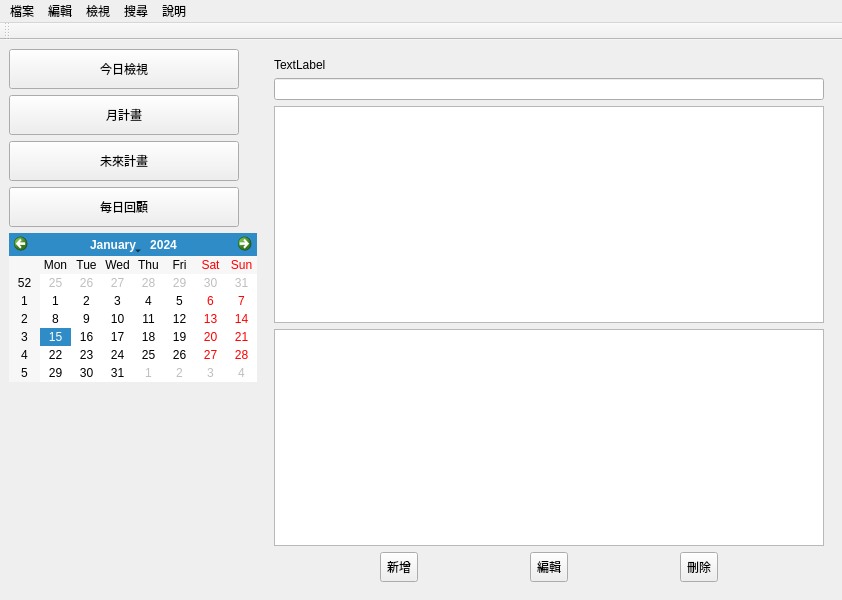
<?xml version="1.0" encoding="UTF-8"?>
<ui version="4.0">
 <class>MainWindow</class>
 <widget class="QMainWindow" name="MainWindow">
  <property name="geometry">
   <rect>
    <x>0</x>
    <y>0</y>
    <width>842</width>
    <height>600</height>
   </rect>
  </property>
  <property name="windowTitle">
   <string>電子手帳</string>
  </property>
  <widget class="QWidget" name="centralwidget">
   <layout class="QHBoxLayout" name="horizontalLayout_3">
    <item>
     <widget class="QWidget" name="m_navigationWidget" native="true">
      <property name="minimumSize">
       <size>
        <width>250</width>
        <height>0</height>
       </size>
      </property>
      <property name="maximumSize">
       <size>
        <width>250</width>
        <height>16777215</height>
       </size>
      </property>
      <layout class="QVBoxLayout" name="m_navigationLayout">
       <property name="spacing">
        <number>6</number>
       </property>
       <property name="leftMargin">
        <number>0</number>
       </property>
       <property name="topMargin">
        <number>0</number>
       </property>
       <property name="rightMargin">
        <number>0</number>
       </property>
       <property name="bottomMargin">
        <number>0</number>
       </property>
       <item>
        <widget class="QToolButton" name="m_todayButton">
         <property name="sizePolicy">
          <sizepolicy hsizetype="Fixed" vsizetype="Fixed">
           <horstretch>0</horstretch>
           <verstretch>0</verstretch>
          </sizepolicy>
         </property>
         <property name="minimumSize">
          <size>
           <width>230</width>
           <height>40</height>
          </size>
         </property>
         <property name="text">
          <string>今日檢視</string>
         </property>
         <property name="toolButtonStyle">
          <enum>Qt::ToolButtonStyle::ToolButtonTextBesideIcon</enum>
         </property>
        </widget>
       </item>
       <item>
        <widget class="QToolButton" name="m_monthButton">
         <property name="sizePolicy">
          <sizepolicy hsizetype="Fixed" vsizetype="Fixed">
           <horstretch>0</horstretch>
           <verstretch>0</verstretch>
          </sizepolicy>
         </property>
         <property name="minimumSize">
          <size>
           <width>230</width>
           <height>40</height>
          </size>
         </property>
         <property name="text">
          <string>月計畫</string>
         </property>
         <property name="toolButtonStyle">
          <enum>Qt::ToolButtonStyle::ToolButtonTextBesideIcon</enum>
         </property>
        </widget>
       </item>
       <item>
        <widget class="QToolButton" name="m_futureButton">
         <property name="sizePolicy">
          <sizepolicy hsizetype="Fixed" vsizetype="Fixed">
           <horstretch>0</horstretch>
           <verstretch>0</verstretch>
          </sizepolicy>
         </property>
         <property name="minimumSize">
          <size>
           <width>230</width>
           <height>40</height>
          </size>
         </property>
         <property name="text">
          <string>未來計畫</string>
         </property>
         <property name="toolButtonStyle">
          <enum>Qt::ToolButtonStyle::ToolButtonTextBesideIcon</enum>
         </property>
        </widget>
       </item>
       <item>
        <widget class="QToolButton" name="m_reviewButton">
         <property name="sizePolicy">
          <sizepolicy hsizetype="Fixed" vsizetype="Fixed">
           <horstretch>0</horstretch>
           <verstretch>0</verstretch>
          </sizepolicy>
         </property>
         <property name="minimumSize">
          <size>
           <width>230</width>
           <height>40</height>
          </size>
         </property>
         <property name="text">
          <string>每日回顧</string>
         </property>
         <property name="toolButtonStyle">
          <enum>Qt::ToolButtonStyle::ToolButtonTextBesideIcon</enum>
         </property>
        </widget>
       </item>
       <item>
        <widget class="QCalendarWidget" name="m_navigationCalendar">
         <property name="sizePolicy">
          <sizepolicy hsizetype="Fixed" vsizetype="Fixed">
           <horstretch>0</horstretch>
           <verstretch>0</verstretch>
          </sizepolicy>
         </property>
         <property name="minimumSize">
          <size>
           <width>230</width>
           <height>0</height>
          </size>
         </property>
        </widget>
       </item>
       <item>
        <spacer name="verticalSpacer">
         <property name="orientation">
          <enum>Qt::Orientation::Vertical</enum>
         </property>
         <property name="sizeHint" stdset="0">
          <size>
           <width>20</width>
           <height>40</height>
          </size>
         </property>
        </spacer>
       </item>
      </layout>
     </widget>
    </item>
    <item>
     <widget class="QStackedWidget" name="m_stackedWidget">
      <property name="currentIndex">
       <number>0</number>
      </property>
      <widget class="QWidget" name="m_todayView">
       <layout class="QVBoxLayout" name="m_todayLayout">
        <item>
         <widget class="QLabel" name="m_todayDateLabel">
          <property name="text">
           <string>TextLabel</string>
          </property>
         </widget>
        </item>
        <item>
         <widget class="QLineEdit" name="m_todayEntryTitle"/>
        </item>
        <item>
         <widget class="QTextEdit" name="m_todayEntryContent"/>
        </item>
        <item>
         <widget class="QListWidget" name="m_todayEntryList"/>
        </item>
        <item>
         <layout class="QHBoxLayout" name="m_todayButtonLayout">
          <item>
           <widget class="QToolButton" name="m_newEntryButton">
            <property name="sizePolicy">
             <sizepolicy hsizetype="Fixed" vsizetype="Fixed">
              <horstretch>0</horstretch>
              <verstretch>0</verstretch>
             </sizepolicy>
            </property>
            <property name="minimumSize">
             <size>
              <width>0</width>
              <height>30</height>
             </size>
            </property>
            <property name="text">
             <string>新增</string>
            </property>
           </widget>
          </item>
          <item>
           <widget class="QToolButton" name="m_editEntryButton">
            <property name="sizePolicy">
             <sizepolicy hsizetype="Fixed" vsizetype="Fixed">
              <horstretch>0</horstretch>
              <verstretch>0</verstretch>
             </sizepolicy>
            </property>
            <property name="minimumSize">
             <size>
              <width>0</width>
              <height>30</height>
             </size>
            </property>
            <property name="text">
             <string>編輯</string>
            </property>
           </widget>
          </item>
          <item>
           <widget class="QToolButton" name="m_deleteEntryButton">
            <property name="sizePolicy">
             <sizepolicy hsizetype="Fixed" vsizetype="Fixed">
              <horstretch>0</horstretch>
              <verstretch>0</verstretch>
             </sizepolicy>
            </property>
            <property name="minimumSize">
             <size>
              <width>0</width>
              <height>30</height>
             </size>
            </property>
            <property name="text">
             <string>刪除</string>
            </property>
           </widget>
          </item>
         </layout>
        </item>
       </layout>
      </widget>
      <widget class="QWidget" name="m_monthView">
       <layout class="QVBoxLayout" name="m_monthLayout">
        <item>
         <widget class="QCalendarWidget" name="m_monthCalendar"/>
        </item>
        <item>
         <widget class="QListWidget" name="m_monthEntryList"/>
        </item>
        <item>
         <layout class="QHBoxLayout" name="m_monthButtonLayout">
          <item>
           <widget class="QPushButton" name="m_prevMonthButton">
            <property name="text">
             <string>上個月</string>
            </property>
           </widget>
          </item>
          <item>
           <widget class="QPushButton" name="m_nextMonthButton">
            <property name="text">
             <string>下個月</string>
            </property>
           </widget>
          </item>
         </layout>
        </item>
       </layout>
      </widget>
      <widget class="QWidget" name="m_futureView">
       <layout class="QVBoxLayout" name="m_futureLayout">
        <item>
         <widget class="QComboBox" name="m_futureYearCombo"/>
        </item>
        <item>
         <widget class="QListWidget" name="m_futureMonthList"/>
        </item>
        <item>
         <widget class="QTextEdit" name="m_futureLogContent"/>
        </item>
        <item>
         <layout class="QHBoxLayout" name="m_futureButtonLayout">
          <item>
           <widget class="QToolButton" name="m_newFutureLogEntryButton">
            <property name="sizePolicy">
             <sizepolicy hsizetype="Fixed" vsizetype="Fixed">
              <horstretch>0</horstretch>
              <verstretch>0</verstretch>
             </sizepolicy>
            </property>
            <property name="minimumSize">
             <size>
              <width>0</width>
              <height>30</height>
             </size>
            </property>
            <property name="text">
             <string>新增</string>
            </property>
           </widget>
          </item>
          <item>
           <widget class="QToolButton" name="m_editFutureLogEntryButton">
            <property name="sizePolicy">
             <sizepolicy hsizetype="Fixed" vsizetype="Fixed">
              <horstretch>0</horstretch>
              <verstretch>0</verstretch>
             </sizepolicy>
            </property>
            <property name="minimumSize">
             <size>
              <width>0</width>
              <height>30</height>
             </size>
            </property>
            <property name="text">
             <string>編輯</string>
            </property>
           </widget>
          </item>
          <item>
           <widget class="QToolButton" name="m_deleteFutureLogEntryButton">
            <property name="sizePolicy">
             <sizepolicy hsizetype="Fixed" vsizetype="Fixed">
              <horstretch>0</horstretch>
              <verstretch>0</verstretch>
             </sizepolicy>
            </property>
            <property name="minimumSize">
             <size>
              <width>0</width>
              <height>30</height>
             </size>
            </property>
            <property name="text">
             <string>刪除</string>
            </property>
           </widget>
          </item>
         </layout>
        </item>
       </layout>
      </widget>
      <widget class="QWidget" name="m_reviewView">
       <layout class="QVBoxLayout" name="m_reviewLayout">
        <item>
         <widget class="QLabel" name="m_reviewDateLabel">
          <property name="text">
           <string>日期: </string>
          </property>
         </widget>
        </item>
        <item>
         <widget class="QTextEdit" name="m_reviewContent"/>
        </item>
        <item>
         <widget class="QPushButton" name="m_saveReviewButton">
          <property name="text">
           <string>儲存回顧</string>
          </property>
         </widget>
        </item>
       </layout>
      </widget>
     </widget>
    </item>
   </layout>
  </widget>
  <widget class="QMenuBar" name="menubar">
   <property name="geometry">
    <rect>
     <x>0</x>
     <y>0</y>
     <width>842</width>
     <height>37</height>
    </rect>
   </property>
   <widget class="QMenu" name="menu_F">
    <property name="title">
     <string>檔案</string>
    </property>
    <addaction name="action_N"/>
    <addaction name="action_O"/>
    <addaction name="action_S"/>
    <addaction name="separator"/>
    <addaction name="action_E"/>
   </widget>
   <widget class="QMenu" name="menu_E">
    <property name="title">
     <string>編輯</string>
    </property>
    <addaction name="action_U"/>
    <addaction name="action_R"/>
    <addaction name="separator"/>
    <addaction name="action_C"/>
    <addaction name="action_X"/>
    <addaction name="action_V"/>
    <addaction name="separator"/>
    <addaction name="action_D"/>
    <addaction name="action_A"/>
   </widget>
   <widget class="QMenu" name="menu">
    <property name="title">
     <string>檢視</string>
    </property>
    <addaction name="action_T"/>
    <addaction name="action_M"/>
    <addaction name="action_F"/>
    <addaction name="action_V_2"/>
   </widget>
   <widget class="QMenu" name="menu_2">
    <property name="title">
     <string>搜尋</string>
    </property>
    <addaction name="action_Search"/>
   </widget>
   <widget class="QMenu" name="menu_H">
    <property name="title">
     <string>說明</string>
    </property>
    <addaction name="action_A_2"/>
   </widget>
   <addaction name="menu_F"/>
   <addaction name="menu_E"/>
   <addaction name="menu"/>
   <addaction name="menu_2"/>
   <addaction name="menu_H"/>
  </widget>
  <widget class="QToolBar" name="toolBar">
   <property name="windowTitle">
    <string>toolBar</string>
   </property>
   <attribute name="toolBarArea">
    <enum>TopToolBarArea</enum>
   </attribute>
   <attribute name="toolBarBreak">
    <bool>false</bool>
   </attribute>
  </widget>
  <action name="action_N">
   <property name="text">
    <string>新增</string>
   </property>
   <property name="shortcut">
    <string>Ctrl+N</string>
   </property>
  </action>
  <action name="action_O">
   <property name="text">
    <string>開啟</string>
   </property>
   <property name="shortcut">
    <string>Ctrl+O</string>
   </property>
  </action>
  <action name="action_S">
   <property name="text">
    <string>儲存</string>
   </property>
   <property name="shortcut">
    <string>Ctrl+S</string>
   </property>
  </action>
  <action name="action_E">
   <property name="text">
    <string>關閉</string>
   </property>
   <property name="shortcut">
    <string>Ctrl+W</string>
   </property>
  </action>
  <action name="action_U">
   <property name="text">
    <string>復原</string>
   </property>
   <property name="shortcut">
    <string>Ctrl+Z</string>
   </property>
  </action>
  <action name="action_R">
   <property name="text">
    <string>取消復原</string>
   </property>
   <property name="shortcut">
    <string>Ctrl+Y</string>
   </property>
  </action>
  <action name="action_C">
   <property name="text">
    <string>複製</string>
   </property>
   <property name="shortcut">
    <string>Ctrl+C</string>
   </property>
  </action>
  <action name="action_X">
   <property name="text">
    <string>剪下</string>
   </property>
   <property name="shortcut">
    <string>Ctrl+X</string>
   </property>
  </action>
  <action name="action_V">
   <property name="text">
    <string>貼上</string>
   </property>
   <property name="shortcut">
    <string>Ctrl+V</string>
   </property>
  </action>
  <action name="action_D">
   <property name="text">
    <string>刪除</string>
   </property>
   <property name="shortcut">
    <string>Del</string>
   </property>
  </action>
  <action name="action_A">
   <property name="text">
    <string>全選</string>
   </property>
   <property name="shortcut">
    <string>Ctrl+A</string>
   </property>
  </action>
  <action name="action_T">
   <property name="text">
    <string>今日檢視</string>
   </property>
  </action>
  <action name="action_M">
   <property name="text">
    <string>月計畫</string>
   </property>
  </action>
  <action name="action_F">
   <property name="text">
    <string>未來計畫</string>
   </property>
  </action>
  <action name="action_V_2">
   <property name="text">
    <string>每日回顧</string>
   </property>
  </action>
  <action name="action_Search">
   <property name="text">
    <string>搜尋</string>
   </property>
   <property name="shortcut">
    <string>Ctrl+F</string>
   </property>
  </action>
  <action name="action_A_2">
   <property name="text">
    <string>關於</string>
   </property>
  </action>
  <action name="action_H">
   <property name="text">
    <string>說明</string>
   </property>
  </action>
 </widget>
 <resources/>
 <connections/>
</ui>
